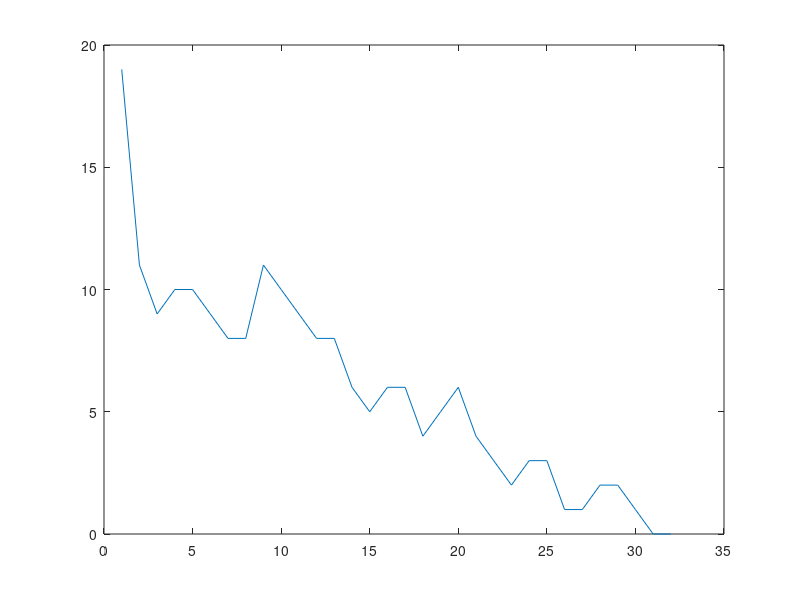

Write the MATLAB code that produced this figure.
% Generate codeword of Ncodebits with 'high' autocorrelation

Ncodebits = 32;                 % # of bits of code


% TODO:  maximize autocorrelation
x = sign(randn(Ncodebits,1));   % generate random 64 bit binary code
x = (x > 0 )+ 0;
x = x';
r = conv(x, fliplr(x));
r = r(Ncodebits:end);
r0 = r(1);
plot(r);